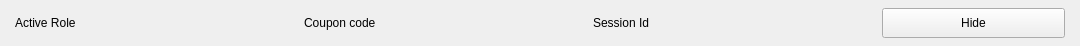
<?xml version="1.0" encoding="UTF-8"?>
<ui version="4.0">
 <class>statusbar</class>
 <widget class="QWidget" name="statusbar">
  <property name="geometry">
   <rect>
    <x>0</x>
    <y>0</y>
    <width>1080</width>
    <height>46</height>
   </rect>
  </property>
  <property name="minimumSize">
   <size>
    <width>1080</width>
    <height>46</height>
   </size>
  </property>
  <property name="maximumSize">
   <size>
    <width>1080</width>
    <height>46</height>
   </size>
  </property>
  <property name="windowTitle">
   <string>Form</string>
  </property>
  <widget class="QPushButton" name="pushButton_hide">
   <property name="geometry">
    <rect>
     <x>882</x>
     <y>8</y>
     <width>183</width>
     <height>30</height>
    </rect>
   </property>
   <property name="text">
    <string>Hide</string>
   </property>
  </widget>
  <widget class="QLabel" name="label_active_role">
   <property name="geometry">
    <rect>
     <x>15</x>
     <y>8</y>
     <width>274</width>
     <height>30</height>
    </rect>
   </property>
   <property name="text">
    <string>Active Role</string>
   </property>
  </widget>
  <widget class="QLabel" name="label_coupon_code">
   <property name="geometry">
    <rect>
     <x>304</x>
     <y>8</y>
     <width>274</width>
     <height>30</height>
    </rect>
   </property>
   <property name="text">
    <string>Coupon code</string>
   </property>
  </widget>
  <widget class="QLabel" name="label_session_id">
   <property name="geometry">
    <rect>
     <x>593</x>
     <y>8</y>
     <width>274</width>
     <height>30</height>
    </rect>
   </property>
   <property name="text">
    <string>Session Id</string>
   </property>
  </widget>
  <widget class="QLabel" name="statusbar_bg">
   <property name="geometry">
    <rect>
     <x>0</x>
     <y>0</y>
     <width>1080</width>
     <height>46</height>
    </rect>
   </property>
   <property name="text">
    <string/>
   </property>
  </widget>
  <zorder>statusbar_bg</zorder>
  <zorder>label_active_role</zorder>
  <zorder>label_coupon_code</zorder>
  <zorder>label_session_id</zorder>
  <zorder>pushButton_hide</zorder>
 </widget>
 <resources/>
 <connections/>
</ui>
